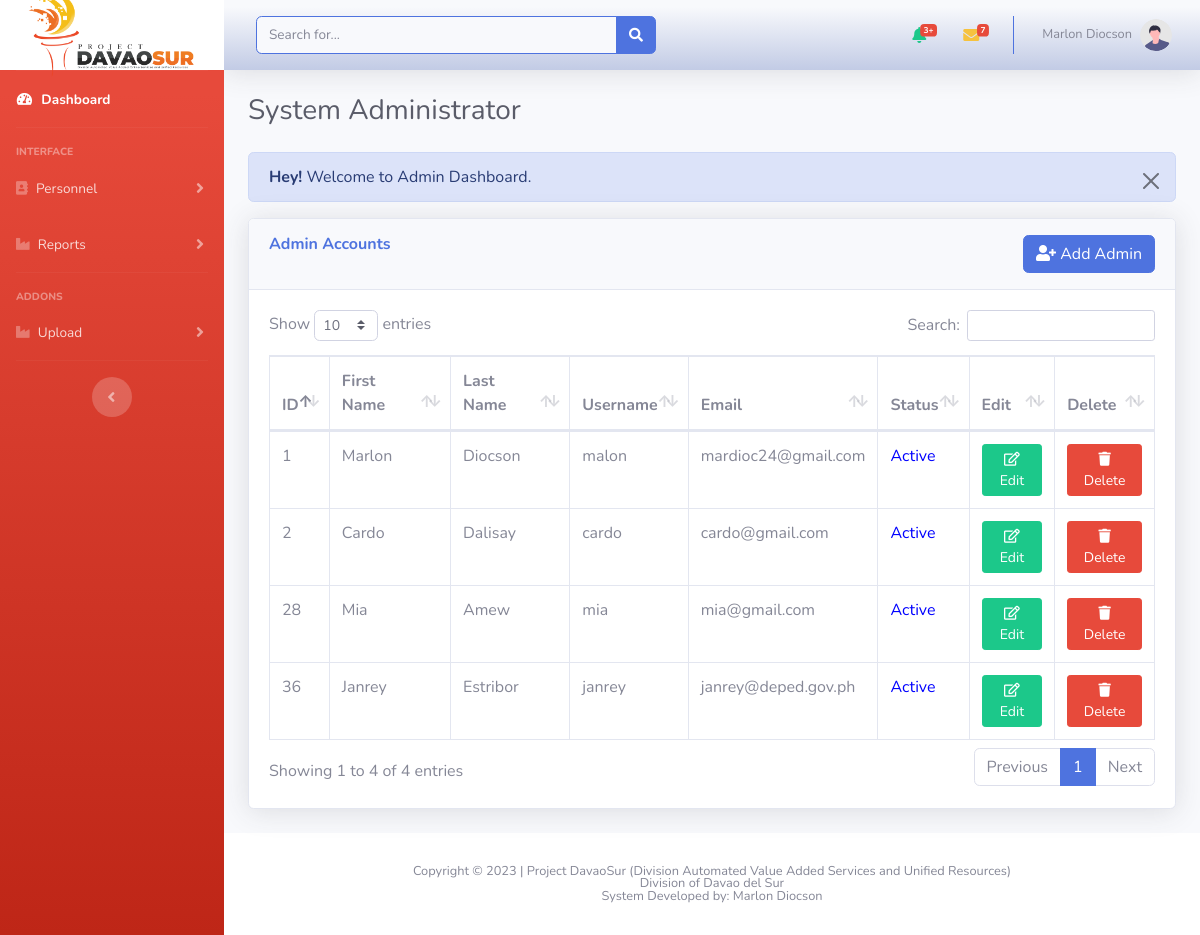
/admin/register_admin.php (signed in), run on the app's committed database.
### tables this page shows
CREATE TABLE `users` (
  `id` int(50) NOT NULL,
  `emp_no` varchar(50) NOT NULL,
  `fname` varchar(255) NOT NULL,
  `lname` varchar(255) NOT NULL,
  `username` varchar(255) NOT NULL,
  `email` varchar(255) NOT NULL,
  `password` varchar(255) NOT NULL,
  `role_as` tinyint(4) NOT NULL,
  `status` tinyint(4) NOT NULL,
  `created_at` timestamp NOT NULL DEFAULT current_timestamp()
);

### admin/register_admin.php (the view, shortened to what this page needs)
<?php
    include('authentication.php');
    include('includes/header.php');
    include('includes/navbar.php');
?>
    <div class="container-fluid">
        <div class="d-sm-flex align-items-center justify-content-between mb-4">
            <h1 class="h3 mb-0 text-gray-800">System Administrator </h1>
        </div>
            <?php include('message.php'); ?>
            <div class="card shadow mb-4">
                <div class="card-header py-3">
                    <h6 class="m-0 font-weight-bold text-primary">Admin Accounts
                        <button type="button" class="btn btn-primary float-right" data-bs-toggle="modal" data-bs-target="#addadminprofile">
                        <i class="fa fa-user-plus"></i> Add Admin
                        </button>
                    </h6>
                </div>
                <div class="card-body">
                    <div class="table-responsive">
                        <table class="table table-bordered" id="dataTable" width="100%" cellspacing="0">
                            <thead>
                                <tr>
                                    <th>ID</th>
                                    <th>First Name</th>
                                    <th>Last Name</th>
                                    <th>Username</th>
                                    <th>Email</th>
                                    <th>Status</th>
                                    <th>Edit</th>
                                    <th>Delete</th>
                                </tr>
                            </thead>
                            <tbody>
                                <?php
                                    $query = "SELECT * FROM users where role_as = '1' ";
                                    $query_run = mysqli_query($con,$query);
                                    if(mysqli_num_rows($query_run) > 0){
                                        foreach($query_run as $row){
                                        ?>
                                            <tr>
                                                <td><?= $row['id'] ?></td>
                                                <td><?= $row['fname'] ?></td>
                                                <td><?= $row['lname'] ?></td>
                                                <td><?= $row['username'] ?></td>
                                                <td><?= $row['email'] ?></td>
                                                <td>
                                                <?php
                                                    if($row['status']=='1'){
                                                        echo '<span style="color:blue;">Active</span>';
                                                    }
                                                    elseif($row['status']=='0'){
                                                        echo '<span style="color:red;">Inactive</span>';
                                                    }
                                                ?>
                                                </td>
                                                <td><button type="button" name="btn_admin_edit" class="btn btn-success btn-sm editbtn" value="<?=$row['id']?>"><i class="far fa-edit"></i> Edit</button></td>
                                                <td><button type="button" name="btn_user_delete" value="<?=$row['id']?>" class="btn btn-danger btn-sm delete" data-toggle="modal" data-target="#confirmModal"><i class="fa fa-trash"></i> Delete</button></td>
                                            </tr>
                                        <?php
                                        }
                                    }
                                    else{
                                        ?>
                                            <tr>
                                                <td colspan="6">No Records Found.</td>
                                            </tr>
                                        <?php
                                    }
                                ?>
                            </tbody>
                        </table>
                    </div>
                </div>
            </div>
        </div>
</div>
<?php
    include('includes/footer.php');
?>

### data on the page
users: id "1", fname "Marlon", lname "Diocson", username "malon", email "mardioc24@gmail.com", status "Active"
users: id "2", fname "Cardo", lname "Dalisay", username "cardo", email "cardo@gmail.com", status "Active"
users: id "28", fname "Mia", lname "Amew", username "mia", email "mia@gmail.com", status "Active"
users: id "36", fname "Janrey", lname "Estribor", username "janrey", email "janrey@deped.gov.ph", status "Active"

### other printed values
$_SESSION['auth_user']['user_name'] "Marlon Diocson"
$_SESSION['message'] "Welcome to Admin Dashboard."
